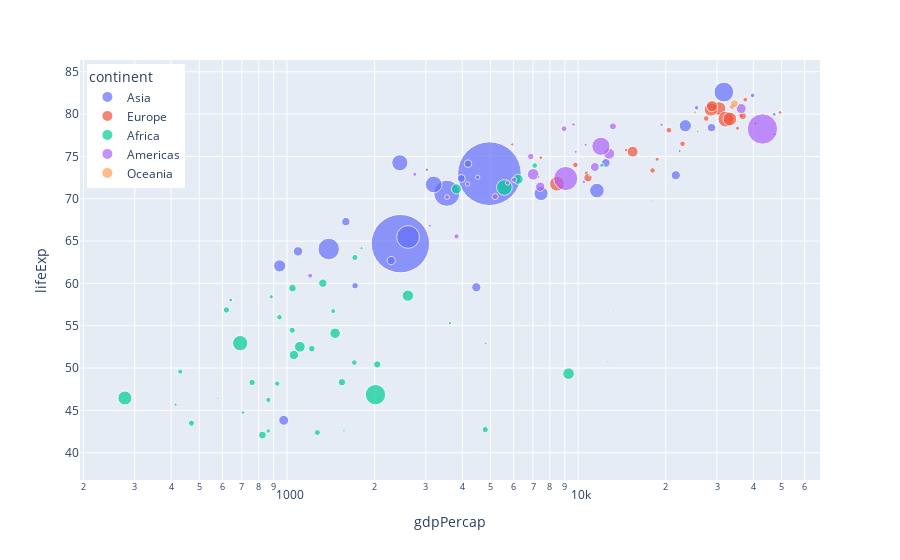

The code cell stored with this chart in its notebook:
### Code cell
import plotly.express as px

df = px.data.gapminder().query("year==2007")
fig = px.scatter(df, x="gdpPercap", y="lifeExp", color="continent",
    size="pop", size_max=45, log_x=True)

fig.update_layout(legend=dict(
    yanchor="top",
    y=0.99,
    xanchor="left",
    x=0.01
))
